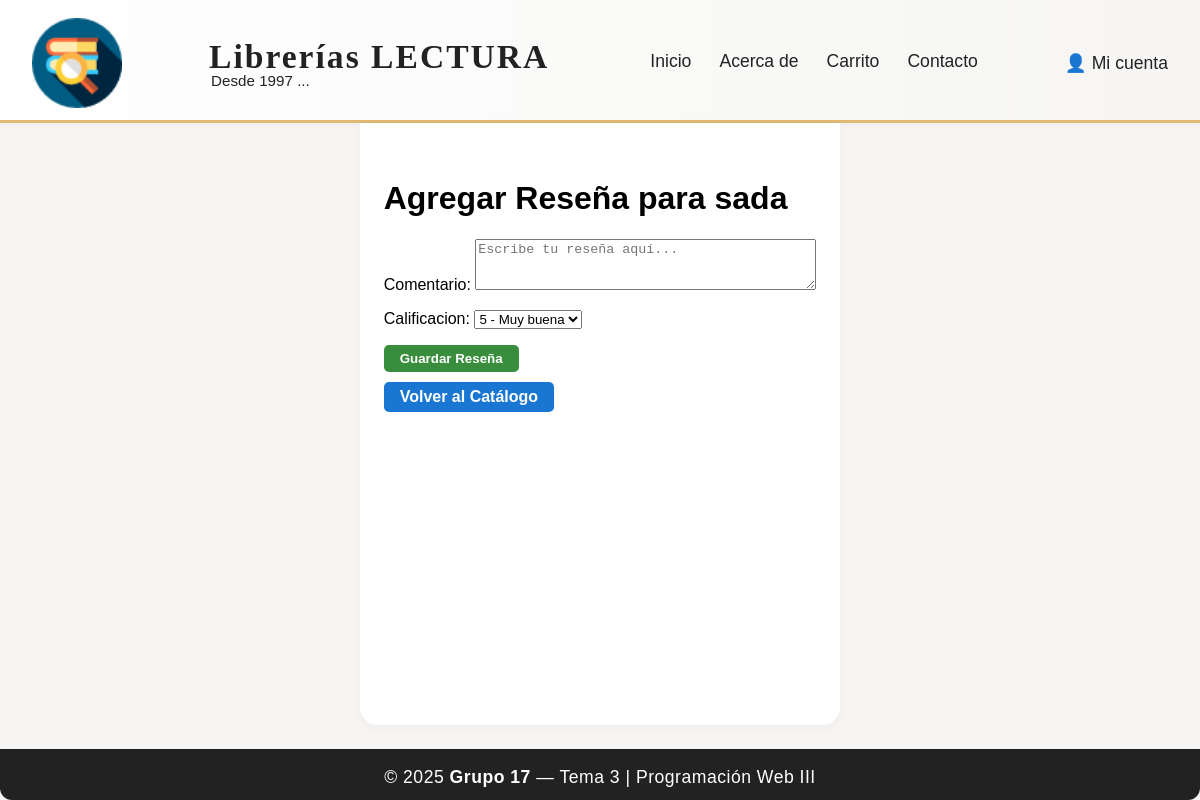
The page /libro/1/agregar_resena/ on the database as committed earlier.
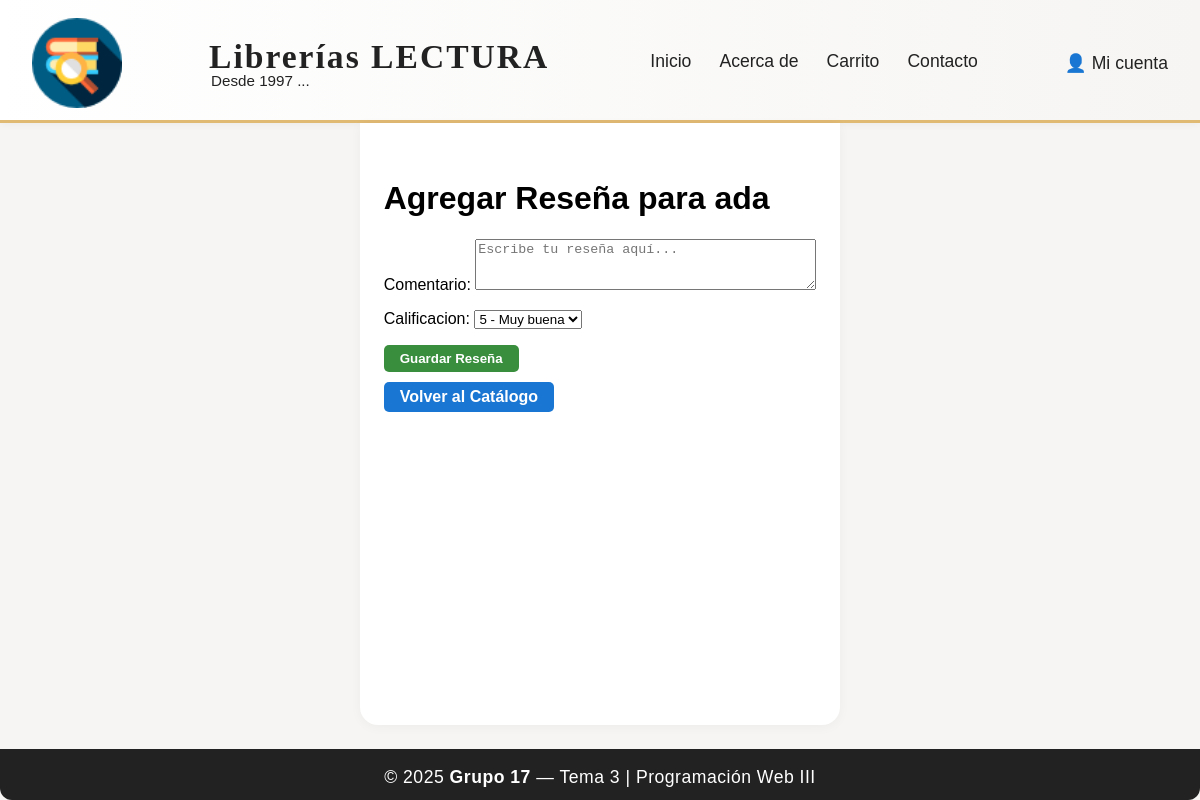
The same page on the database as committed later.
### app/models.py (models this page shows, shortened)
class Libro(models.Model):
    titulo = models.CharField(max_length=200)
    autor = models.CharField(max_length=100)
    categoria = models.CharField(max_length=100, blank=True, null=True)
    precio = models.IntegerField(default=0)
    fecha_publicacion = models.DateField(null=True, blank=True)

### app/views.py (the view)
# urls.py: path('libro/<int:libro_id>/agregar_resena/', views.agregar_resena, name='agregar_resena'),
def agregar_resena(request, libro_id):
    libro = get_object_or_404(Libro, id=libro_id)
    if request.method == 'POST':
        form = ResenaForm(request.POST)
        if form.is_valid():
            resena = form.save(commit=False)
            resena.libro = libro
            resena.save()
            return redirect('catalogo_libros')
    else:
        form = ResenaForm()
    return render(request, 'agregar_resena.html', {'form': form, 'libro': libro})

### app/forms.py
class ResenaForm(forms.ModelForm):
    class Meta:
        model = Resena
        fields = ['comentario', 'calificacion']
        widgets = {
            'comentario': forms.Textarea(attrs={'rows': 3, 'placeholder': 'Escribe tu reseña aquí...'}),
            'calificacion': forms.Select(choices=[(1, '1 - Muy mala'), (2, '2'), (3, '3'), (4, '4'), (5, '5 - Muy buena')]),
        }

### app/templates/agregar_resena.html (shortened to what this page needs)
{% load static %}
<!DOCTYPE html>
<html lang="es">
<head>
    <link rel="stylesheet" href="{% static 'estilos.css' %}">
</head>
<body>
    <div class="layout-flex">
        <header class="main-header">
            <div class="header-content">
                <img src="{% static 'img/libreriaicon.png' %}" alt="Logo" class="logo-header">
                <div class="header-title">
                    <span class="logo-text">Librerías <strong>LECTURA</strong></span>
                    <span class="logo-sub">Desde 1997 ...</span>
                </div>
                <nav class="main-nav">
                    <a href="{% url 'inicio' %}">Inicio</a>
                    <a href="#">Acerca de</a>
                    <a href="{% url 'ver_carrito' %}">Carrito</a>
                    <a href="#">Contacto</a>
                </nav>
                <div class="user-menu">
                    <span>👤 Mi cuenta</span>
                </div>
            </div>
        </header>
        <main class="main-content">
            <h1>Agregar Reseña para {{ libro.titulo }}</h1>
            <form method="post">
                {{ form.as_p }}
                <button type="submit" style="padding: 6px 16px; background: #388e3c; color: white; border-radius: 5px; text-decoration: none; font-weight: bold; border: none;">Guardar Reseña</button>
            </form>
            <a href="{% url 'catalogo_libros' %}" style="display:inline-block; margin-top:10px; padding: 6px 16px; background: #1976d2; color: white; border-radius: 5px; text-decoration: none; font-weight: bold;">Volver al Catálogo</a>
        </main>
        <footer class="main-footer">
            <span>&copy; 2025 <strong>Grupo 17</strong> — Tema 3 | Programación Web III</span>
        </footer>
    </div>
</body>
</html>

Rows that differ between the two databases and show on the page:
changed Libro: titulo "sada" → "ada"
